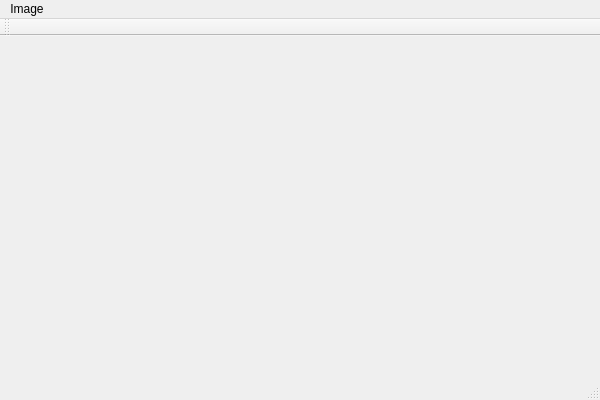
<?xml version="1.0" encoding="UTF-8"?>
<ui version="4.0">
 <class>MeiNaLL_WidgetsApplicationClass</class>
 <widget class="QMainWindow" name="MeiNaLL_WidgetsApplicationClass">
  <property name="geometry">
   <rect>
    <x>0</x>
    <y>0</y>
    <width>600</width>
    <height>400</height>
   </rect>
  </property>
  <property name="windowTitle">
   <string>MeiNaLL</string>
  </property>
  <widget class="QWidget" name="centralWidget"/>
  <widget class="QMenuBar" name="menuBar">
   <property name="geometry">
    <rect>
     <x>0</x>
     <y>0</y>
     <width>600</width>
     <height>26</height>
    </rect>
   </property>
   <widget class="QMenu" name="menuImage">
    <property name="title">
     <string>Image</string>
    </property>
    <addaction name="actionOpenImage"/>
   </widget>
   <addaction name="menuImage"/>
  </widget>
  <widget class="QToolBar" name="mainToolBar">
   <attribute name="toolBarArea">
    <enum>TopToolBarArea</enum>
   </attribute>
   <attribute name="toolBarBreak">
    <bool>false</bool>
   </attribute>
  </widget>
  <widget class="QStatusBar" name="statusBar"/>
  <action name="actionOpenImage">
   <property name="text">
    <string>OpenImage</string>
   </property>
  </action>
 </widget>
 <layoutdefault spacing="6" margin="11"/>
 <resources>
  <include location="MeiNaLL_WidgetsApplication.qrc"/>
 </resources>
 <connections/>
</ui>
